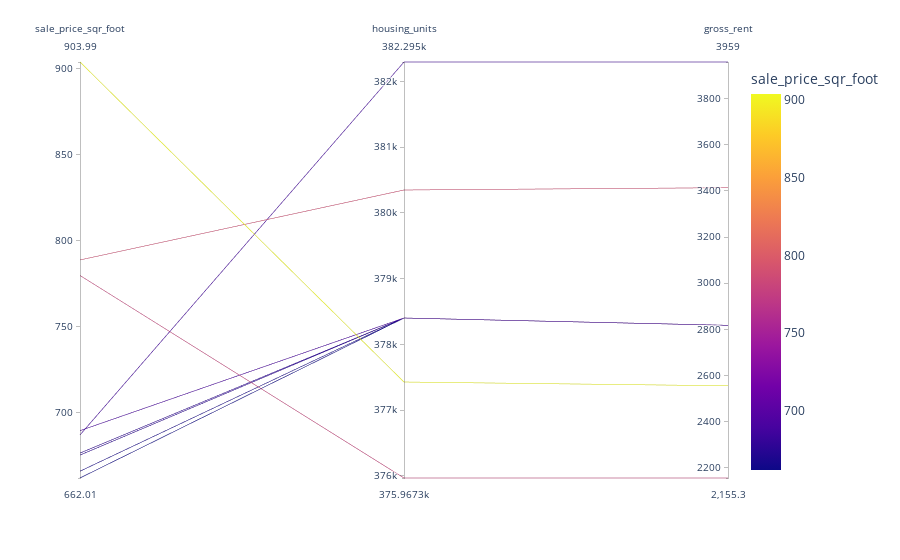

The notebook cell saved with this chart:
### Markdown cell above
## Parallel Coordinates and Parallel Categories Analysis

In this section, you will use plotly express to create parallel coordinates and parallel categories visualizations so that investors can interactively filter and explore various factors related to the sales price of the neighborhoods. 

Using the DataFrame of Average values per neighborhood (calculated above), create the following visualizations:
1. Create a Parallel Coordinates Plot
2. Create a Parallel Categories Plot

### Code cell
# Parallel Coordinates Plot
px.parallel_coordinates(high_price_df, color = 'sale_price_sqr_foot')

### Figure 1 — Plotly figure (JSON) as saved in the notebook; plotly's stock layout.template omitted (floating-point values rounded to 4 significant figures)
{"data": [{"dimensions": [{"label": "sale_price_sqr_foot", "values": [904.0, 788.8, 779.8, 689.6, 687.1, 676.5, 675.4, 666.0, 662.0]}, {"label": "housing_units", "values": [377400.0, 380348, 376000.0, 378401, 382295, 378401, 378401, 378401, 378401]}, {"label": "gross_rent", "values": [2555.0, 3414, 2155.0, 2817.0, 3959, 2817.0, 2817.0, 2817.0, 2817.0]}], "domain": {"x": [0, 1], "y": [0, 1]}, "line": {"color": [904.0, 788.8, 779.8, 689.6, 687.1, 676.5, 675.4, 666.0, 662.0], "coloraxis": "coloraxis"}, "name": "", "type": "parcoords"}], "layout": {"coloraxis": {"colorbar": {"title": {"text": "sale_price_sqr_foot"}}, "colorscale": [[0, "#0d0887"], [0.1111, "#46039f"], [0.2222, "#7201a8"], [0.3333, "#9c179e"], [0.4444, "#bd3786"], [0.5556, "#d8576b"], [0.6667, "#ed7953"], [0.7778, "#fb9f3a"], [0.8889, "#fdca26"], [1, "#f0f921"]]}, "legend": {"tracegroupgap": 0}, "margin": {"t": 60}}}
